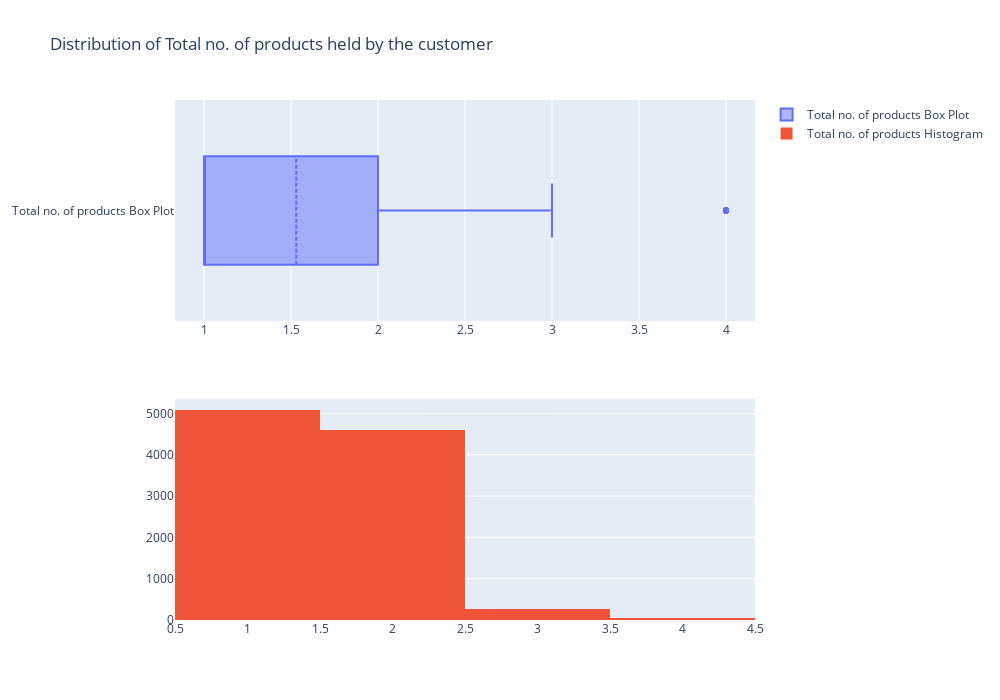

Write notebook code for a chart like this one.
### Code cell
fig = make_subplots(rows=2, cols=1)

# Box plot for 'NumOfProducts'
tr1 = go.Box(x=data['NumOfProducts'], name='Total no. of products Box Plot', boxmean=True)

# Histogram for 'NumOfProducts'
tr2 = go.Histogram(x=data['NumOfProducts'], name='Total no. of products Histogram')

# Add the traces to the appropriate subplots
fig.add_trace(tr1, row=1, col=1)
fig.add_trace(tr2, row=2, col=1)

# Update the layout of the figure
fig.update_layout(
    height=700, 
    width=1000, 
    title_text="Distribution of Total no. of products held by the customer"
)

# Display the plot
fig.write_html('Total Number of prodyct.html')
fig.show()

### Figure 1 — Plotly figure (JSON) as saved in the notebook; plotly's stock layout.template omitted (floating-point values rounded to 4 significant figures; data arrays with more than 128 entries replaced by an {"elided": "..."} marker saying what was removed)
{"data": [{"boxmean": true, "name": "Total no. of products Box Plot", "type": "box", "x": {"elided": "10000 int values"}, "xaxis": "x", "yaxis": "y"}, {"name": "Total no. of products Histogram", "type": "histogram", "x": {"elided": "10000 int values"}, "xaxis": "x2", "yaxis": "y2"}], "layout": {"height": 700, "title": {"text": "Distribution of Total no. of products held by the customer"}, "width": 1000, "xaxis": {"anchor": "y", "domain": [0, 1]}, "xaxis2": {"anchor": "y2", "domain": [0, 1]}, "yaxis": {"anchor": "x", "domain": [0.575, 1]}, "yaxis2": {"anchor": "x2", "domain": [0, 0.425]}}}
